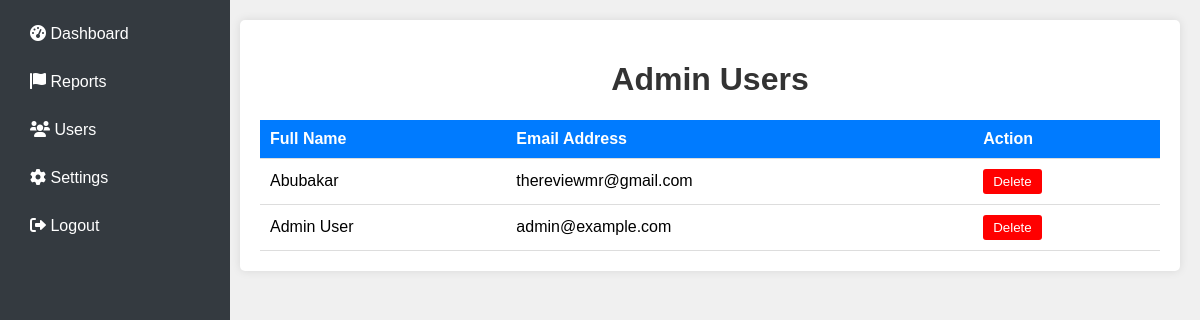
Before: /admin_users (signed in) with the older database file.
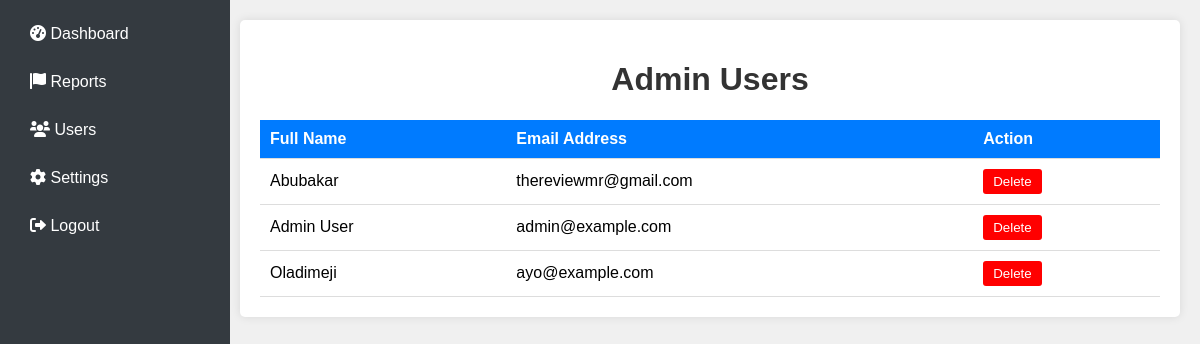
After: the same page with the newer database file.
### app.py (models this page shows)
class User(UserMixin, db.Model):
    id = db.Column(db.Integer, primary_key=True)
    fullname = db.Column(db.String(100), nullable=False)
    email = db.Column(db.String(100), unique=True, nullable=False)
    password = db.Column(db.String(100), nullable=False)
    is_admin = db.Column(db.Boolean, default=False)
    reports = db.relationship('Report', backref='user', lazy=True)

### app.py (the view)
@app.route('/admin_users')
def admin_users():
    if 'user_id' not in session:
        return redirect(url_for('login'))
    user_id = session['user_id']
    current_user = User.query.get(user_id)
    if not current_user.is_admin:
        return redirect(url_for('login'))
    users = User.query.order_by(User.fullname).all()
    return render_template('admin_users.html', users=users)

### templates/admin_users.html (shortened to what this page needs)
<!DOCTYPE html>
<html lang="en">
<head>
    <link rel="stylesheet" href="https://cdnjs.cloudflare.com/ajax/libs/font-awesome/6.0.0-beta3/css/all.min.css">
</head>
<body>
    <div class="sidebar">
        <a href="{{ url_for('admin_dashboard') }}"><i class="fas fa-tachometer-alt"></i> Dashboard</a>
        <a href="{{ url_for('admin_reports') }}"><i class="fas fa-flag"></i> Reports</a>
        <a href="{{ url_for('admin_users') }}"><i class="fas fa-users"></i> Users</a>
        <a href="{{ url_for('admin_settings') }}"><i class="fas fa-cog"></i> Settings</a>
        <a href="{{ url_for('logout') }}"><i class="fas fa-sign-out-alt"></i> Logout</a>
    </div>
    <div class="main-content">
        <div class="container">
            <h1>Admin Users</h1>
            <table>
                <thead>
                    <tr>
                        <th>Full Name</th>
                        <th>Email Address</th>
                        <th>Action</th>
                    </tr>
                </thead>
                <tbody>
                    {% for user in users %}
                    <tr>
                        <td>{{ user.fullname }}</td>
                        <td>{{ user.email }}</td>
                        <td>
                            <form action="{{ url_for('delete_user', user_id=user.id) }}" method="post" style="display:inline;">
                                <button type="submit" class="btn-danger">Delete</button>
                            </form>
                        </td>
                    </tr>
                    {% endfor %}
                </tbody>
            </table>
        </div>
    </div>
</body>
</html>

### templates/admin_users.html (style rules this page uses)
body { font-family: Arial, sans-serif; background-color: #f0f0f0; margin: 0; padding: 0; display: flex; }
.sidebar { width: 200px; background-color: #343a40; padding: 15px; height: 100vh; position: fixed; }
.sidebar a { color: white; display: block; padding: 10px 15px; text-decoration: none; margin-bottom: 10px; border-radius: 5px; }
.main-content { margin-left: 220px; padding: 20px; width: calc(100% - 220px); }
.container { background-color: #fff; padding: 20px; border-radius: 5px; box-shadow: 0 0 10px rgba(0, 0, 0, 0.1); }
h1 { text-align: center; color: #333; }
table { width: 100%; border-collapse: collapse; margin-top: 20px; }
th, td { padding: 10px; border-bottom: 1px solid #ddd; text-align: left; }
th { background-color: #007bff; color: #fff; }
.btn-danger { background-color: red; color: white; padding: 5px 10px; border: none; border-radius: 3px; cursor: pointer; transition: background-color 0.3s; }

Changed rows visible on the page:
added User: fullname "Oladimeji", email "ayo@example.com"
